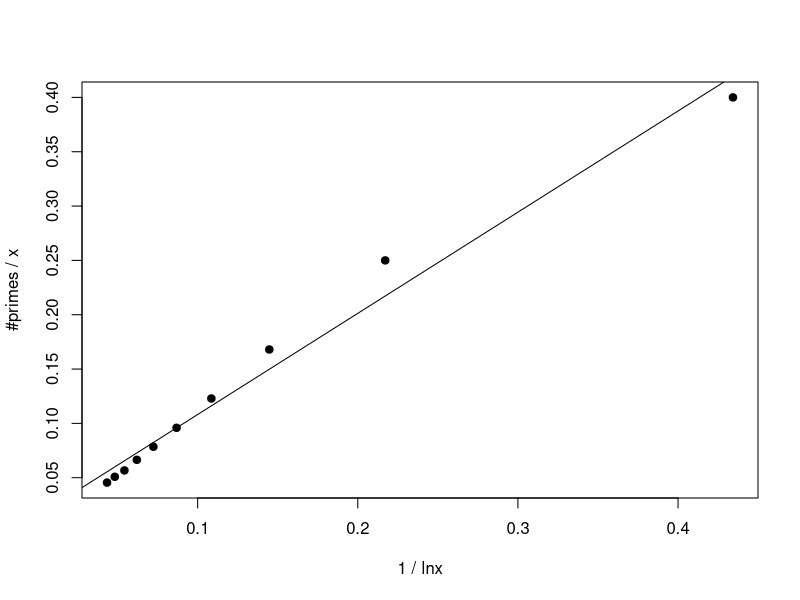

The R script that drew this image:
# Linear regression of the response variable: number of primes less than or equal to a number x / x, on the 
# predictor variable: 1/ln(x). This tries to prove the theoretical relationship.

ln <- function(x) { log(x, 2.718281828)} # Create a function to compute the ln of a number x
x=c(10^(1:10)) # Create the data for the numbers x, where x=10^m, where m = 1,...,10
y=c(4,25,168,1229,9592,78498,664579,5671455,50847534,455052512) # The y's are the number of primes less than or equal to each x
newy=y/x # The response variable
newx=1/ln(x) # The predictor variable
plot(newx,newy,pch=19,xlab="1 / lnx",ylab="#primes / x") # Plotting to show to relationship of the variables
fit1<-lm(newy~newx) # Fit linear regression model
abline(fit1) # Show the fitted line
confint(fit1) # The CI included 1 suggesting the two equations are equal.